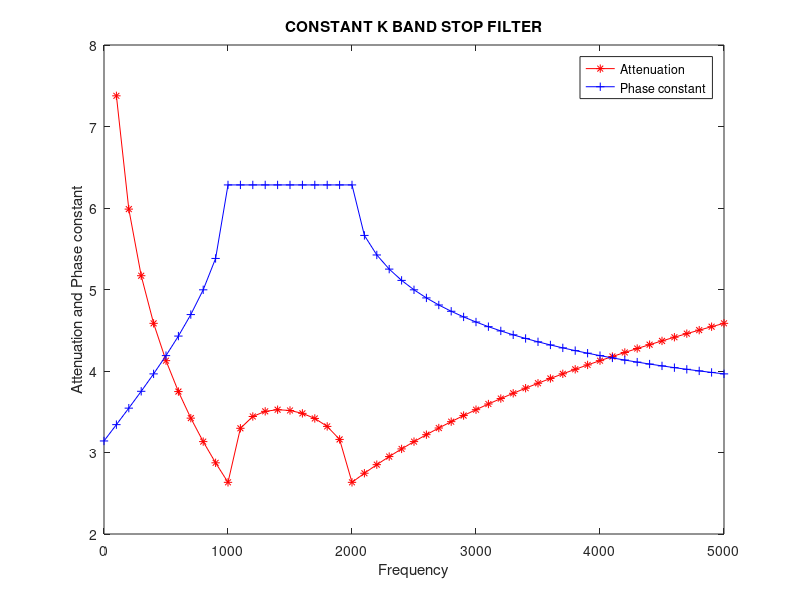

This chart was generated by the following MATLAB code:
% Exp - 2.4 : Band Stop Filter

clc;
f=0:100:5000;
f1=1000;
f2=2000;
rk=600;
l1=(rk*(f2-f1))/(pi*f1*f2);
l2=rk/(4*pi*(f2-f1));
c1=1/(4*pi*rk*(f2-f1));
c2=(f2-f1)/(pi*rk*f1*f2);
a1=2*acosh(f2./f);
a2=2*acosh(f/f1);
a=a1+a2;
b1=2*asin(f2./f);
b2=2*asin(f/f1);
b=b1+b2;
plot(f,a,'*-r',f,b,'+-b');
xlabel('Frequency');
ylabel('Attenuation and Phase constant');
title('CONSTANT K BAND STOP FILTER');
legend('Attenuation', 'Phase constant');
disp('Inductance 1 : ')
l1
disp('Inductance 2 : ')
l2
disp('Capacitance 1 : ')
c1
disp('Capacitance 2 : ')
c2